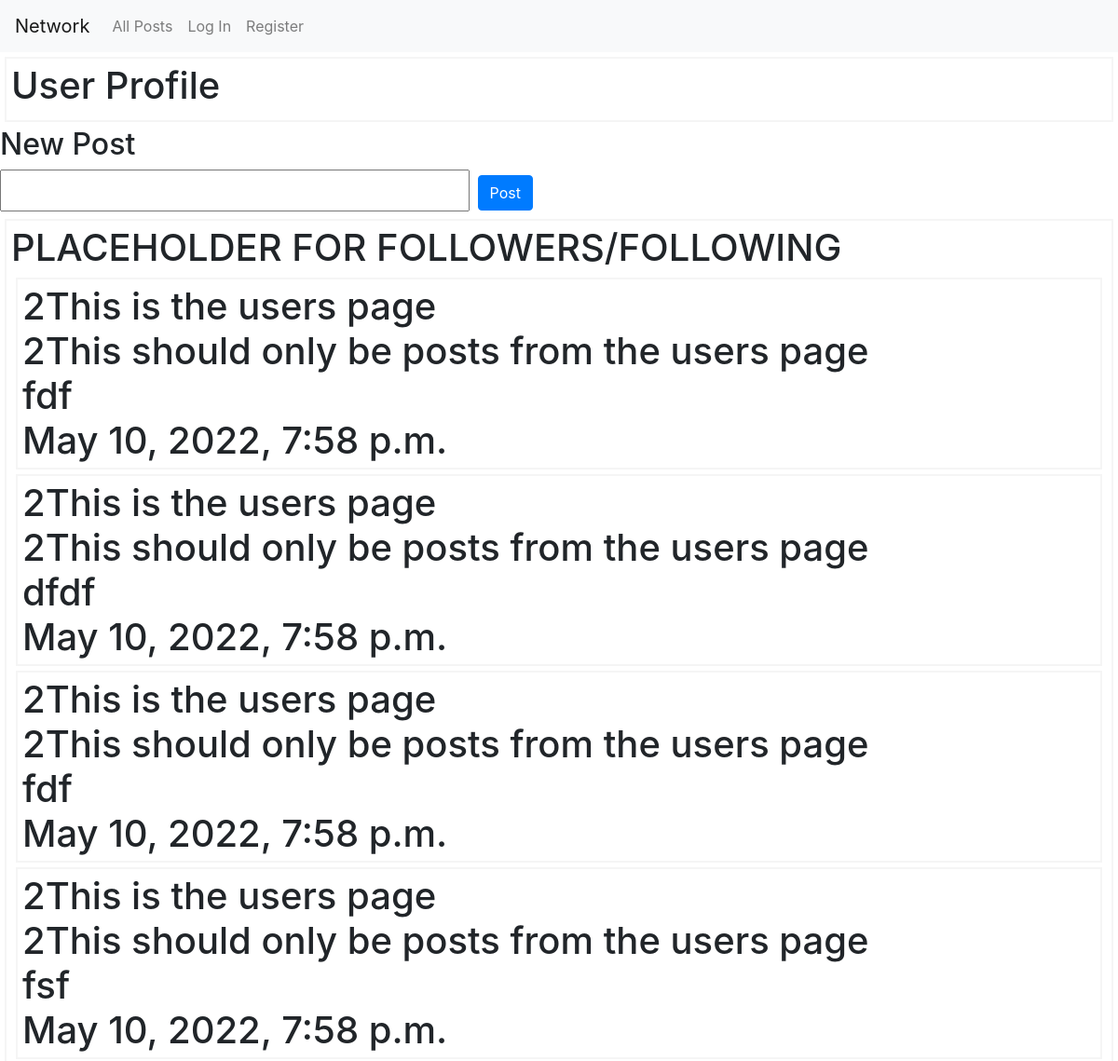
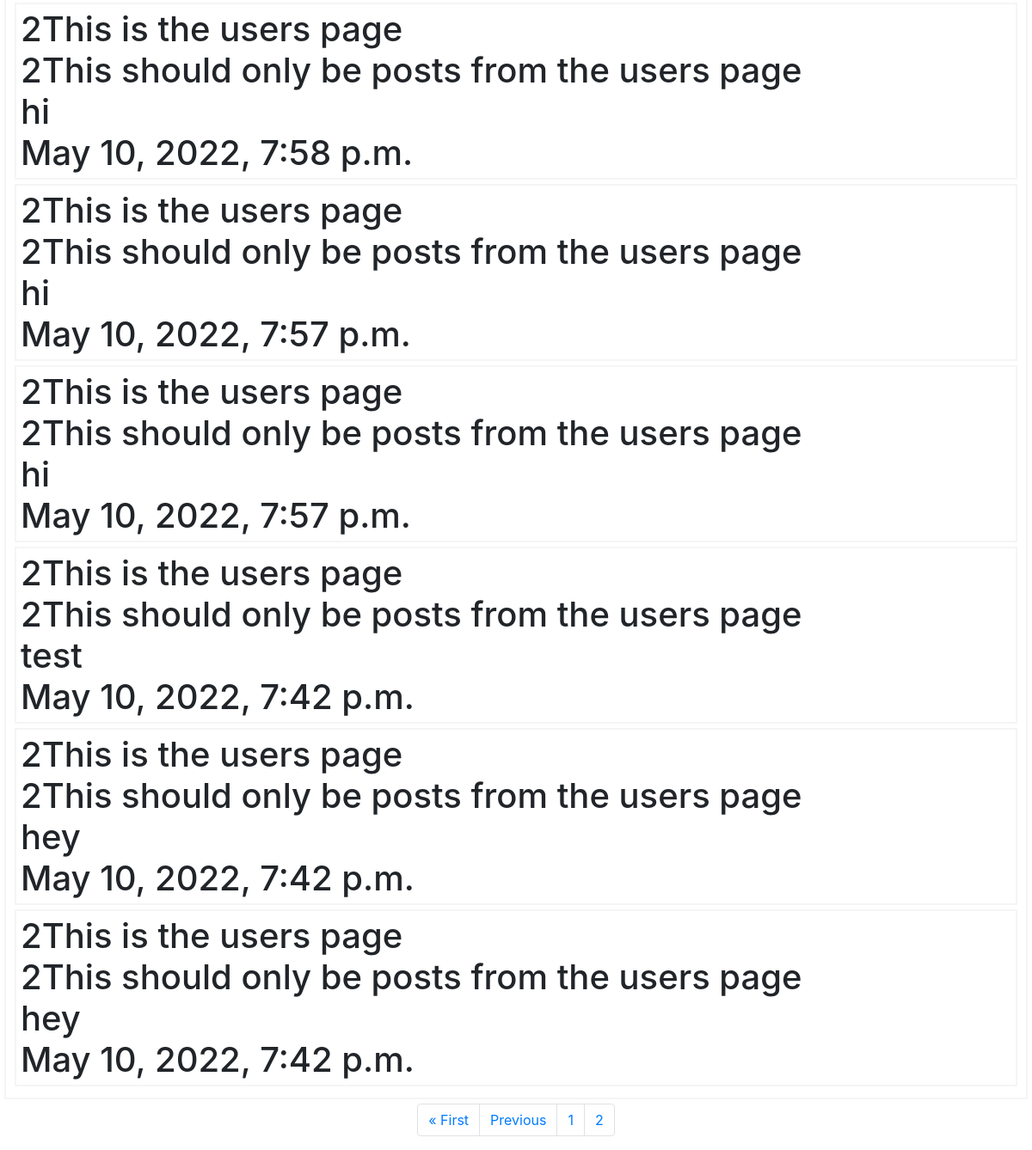
The page /user/2?page=2 on the database its author committed (2 pictures, top to bottom).
### network/models.py (models this page shows)
class Posts(models.Model):
    content = models.TextField(max_length=280)
    user = models.ForeignKey(
        "User", on_delete=models.CASCADE, related_name="Posts")
    timestamp = models.DateTimeField(auto_now_add=True)

class User(AbstractUser):
    pass

### network/views.py (the view)
# urls.py: path("user/<int:user>", views.user_details, name="user_details")
def user_details(request, user):
    users_page = user
    page = request.GET.get('page')
    all_posts = Posts.objects.filter(
        user=user).order_by('-timestamp')
    all_posts = Paginator(all_posts, 10)
    posts = all_posts.get_page(page)
    return render(request, "network/user.html", {
        'posts': posts,
        "users_page": users_page})
    page_number = "test"
    return HttpResponse(user)

### network/templates/network/user.html (shortened to what this page needs)
{% extends "network/layout.html" %}
{% load static %}
{% block body %}
<div class="user-posts" id="user-profile-title">
    <h1> User Profile <h1>
</div>
<div id='new-post-form'>
    <h2> New Post <h2>
            <form id="post-form" action="{% url 'create' %}" method="POST">
                <input id="form-input" name='form_input'>
                <input id='submit-button' type="submit" class="btn btn-primary" value="Post" />
            </form>
</div>
<div class="user-posts" id="user-profile">
    <h1> PLACEHOLDER FOR FOLLOWERS/FOLLOWING <h1>
            {% for post in posts%}
            <div class='user-posts' id='{{post.id}}'>
                {{users_page}}This is the users page<br>
                {{post.user.id}}This should only be posts from the users page<br>
                {{post.content}}<br>
                {{post.timestamp}}<br>
            </div>
            {% endfor %}
</div>
<nav aria-label="..." class="user-post-paginator">
    <ul class="pagination justify-content-center">
        {% if posts.has_previous %}
        <li class="page-item"><a class="page-link" href="?page=1">&laquo; First</a></li>
        <li class="page-item"><a class="page-link" href="?page={{posts.previous_page_number}}">Previous</a></li>
        {% endif %}
        {% for i in posts.paginator.page_range%}
        <li class="page-item"><a class="page-link" href="?page={{i}}">{{i}}</a></li>
        {%endfor%}
    </ul>
</nav>
{% endblock %}

### network/static/network/styles.css (style rules this page uses)
.user-posts { border: 2px solid whitesmoke; padding: 5px; margin: 5px; display: block; }

### rows shown on the page
Posts: user "2", user.id "2", content "fdf", timestamp "May 10, 2022, 7:58 p.m."
Posts: user "2", user.id "2", content "dfdf", timestamp "May 10, 2022, 7:58 p.m."
Posts: user "2", user.id "2", content "fdf", timestamp "May 10, 2022, 7:58 p.m."
Posts: user "2", user.id "2", content "fsf", timestamp "May 10, 2022, 7:58 p.m."
Posts: user "2", user.id "2", content "hi", timestamp "May 10, 2022, 7:58 p.m."
Posts: user "2", user.id "2", content "hi", timestamp "May 10, 2022, 7:57 p.m."
Posts: user "2", user.id "2", content "hi", timestamp "May 10, 2022, 7:57 p.m."
Posts: user "2", user.id "2", content "test", timestamp "May 10, 2022, 7:42 p.m."
Posts: user "2", user.id "2", content "hey", timestamp "May 10, 2022, 7:42 p.m."
Posts: user "2", user.id "2", content "hey", timestamp "May 10, 2022, 7:42 p.m."

### other values the page prints
{{ i }} "1" "2"
